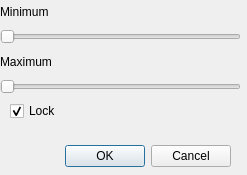
<?xml version="1.0" encoding="UTF-8"?>
<ui version="4.0">
 <class>dialogcontrast</class>
 <widget class="QDialog" name="dialogcontrast">
  <property name="geometry">
   <rect>
    <x>0</x>
    <y>0</y>
    <width>247</width>
    <height>175</height>
   </rect>
  </property>
  <property name="windowTitle">
   <string>Dialog</string>
  </property>
  <widget class="QDialogButtonBox" name="buttonBox">
   <property name="geometry">
    <rect>
     <x>0</x>
     <y>140</y>
     <width>231</width>
     <height>32</height>
    </rect>
   </property>
   <property name="orientation">
    <enum>Qt::Horizontal</enum>
   </property>
   <property name="standardButtons">
    <set>QDialogButtonBox::Cancel|QDialogButtonBox::Ok</set>
   </property>
  </widget>
  <widget class="QWidget" name="verticalLayoutWidget">
   <property name="geometry">
    <rect>
     <x>0</x>
     <y>0</y>
     <width>241</width>
     <height>94</height>
    </rect>
   </property>
   <layout class="QHBoxLayout" name="horizontalLayout_2">
    <item>
     <layout class="QVBoxLayout" name="verticalLayout">
      <item>
       <widget class="QLabel" name="label">
        <property name="text">
         <string>Minimum</string>
        </property>
       </widget>
      </item>
      <item>
       <widget class="QSlider" name="horizontalSlider">
        <property name="minimum">
         <number>0</number>
        </property>
        <property name="maximum">
         <number>255</number>
        </property>
        <property name="tracking">
         <bool>false</bool>
        </property>
        <property name="orientation">
         <enum>Qt::Horizontal</enum>
        </property>
       </widget>
      </item>
      <item>
       <widget class="QLabel" name="label_2">
        <property name="text">
         <string>Maximum</string>
        </property>
       </widget>
      </item>
      <item>
       <widget class="QSlider" name="horizontalSlider_2">
        <property name="minimum">
         <number>0</number>
        </property>
        <property name="maximum">
         <number>255</number>
        </property>
        <property name="orientation">
         <enum>Qt::Horizontal</enum>
        </property>
       </widget>
      </item>
     </layout>
    </item>
   </layout>
  </widget>
  <widget class="QCheckBox" name="checkBox">
   <property name="geometry">
    <rect>
     <x>10</x>
     <y>100</y>
     <width>91</width>
     <height>22</height>
    </rect>
   </property>
   <property name="text">
    <string>Lock</string>
   </property>
   <property name="checked">
    <bool>true</bool>
   </property>
  </widget>
 </widget>
 <resources/>
 <connections>
  <connection>
   <sender>buttonBox</sender>
   <signal>accepted()</signal>
   <receiver>dialogcontrast</receiver>
   <slot>accept()</slot>
   <hints>
    <hint type="sourcelabel">
     <x>248</x>
     <y>254</y>
    </hint>
    <hint type="destinationlabel">
     <x>157</x>
     <y>274</y>
    </hint>
   </hints>
  </connection>
  <connection>
   <sender>buttonBox</sender>
   <signal>rejected()</signal>
   <receiver>dialogcontrast</receiver>
   <slot>reject()</slot>
   <hints>
    <hint type="sourcelabel">
     <x>316</x>
     <y>260</y>
    </hint>
    <hint type="destinationlabel">
     <x>286</x>
     <y>274</y>
    </hint>
   </hints>
  </connection>
 </connections>
</ui>
